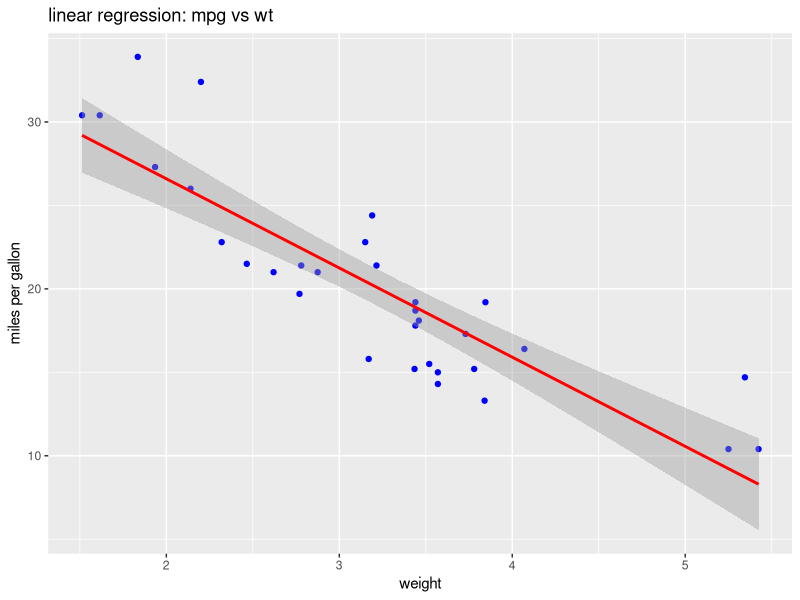
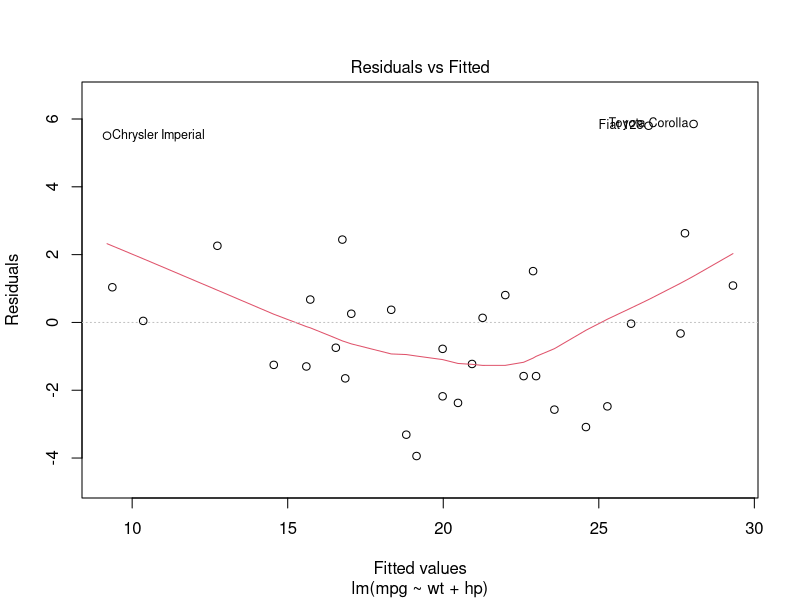
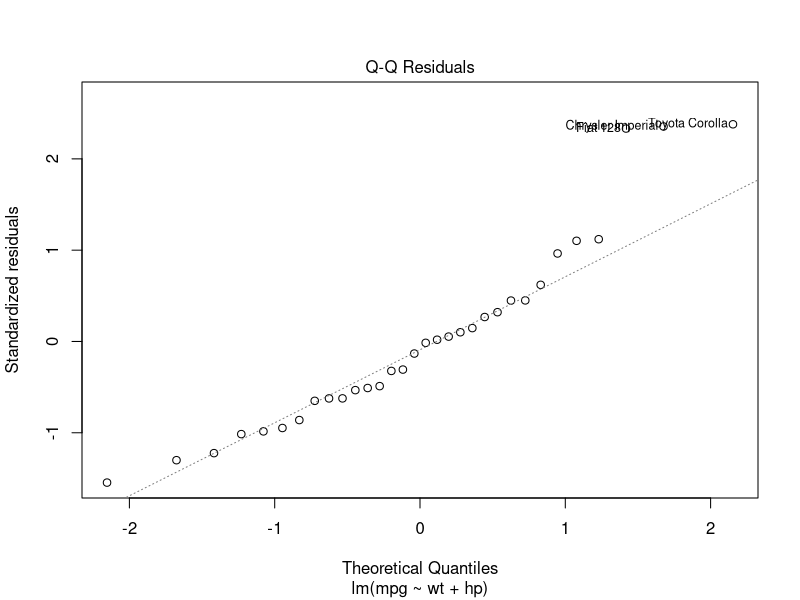

The R script that drew these images, in order:
library(dplyr) #data manipulation
library(ggplot2) #plots

# Load dataset
data("mtcars") 
head(mtcars)

# 1. Simple Linear Regression: mpg predicted by wt
model_simple <- lm(mpg ~ wt, data = mtcars) #mpg ~ wt means “mpg depends on weight”
                                            #lm() fits a straight-line relationship, wt increases-> mpg decreases
summary(model_simple)

# 2. Plot regression line
ggplot(mtcars, aes(x = wt, y = mpg)) +
  geom_point(color = "blue") + #scatter plot
  geom_smooth(method = "lm", se = TRUE, color = "red") + #linear regression line
  labs(title = "linear regression: mpg vs wt",
       x = "weight", y = "miles per gallon")

# 3. Multiple Linear Regression: mpg predicted by wt and hp
model_multiple <- lm(mpg ~ wt + hp, data = mtcars) #predict mpg using wt $ hp
                                                   #heavier car, more hp-> lower mpg
summary(model_multiple)

# 4. Residual diagnostics
plot(model_multiple, which = 1)   # Residuals(actual-predicted mpg) vs Fitted(what models predict), each point is a car 
#which=1 means plot 1             #scatter residuals->good, curve/pattern->not fit for data

plot(model_multiple, which = 2)   # Normal Q-Q(quantile-quantile) Plot, each point is a residual
#which=2 means plot 2             #points close to the line->good, curve/bend->residuals are not normal

#plot 1: not a linear reln, plot 2: residuals arent normal